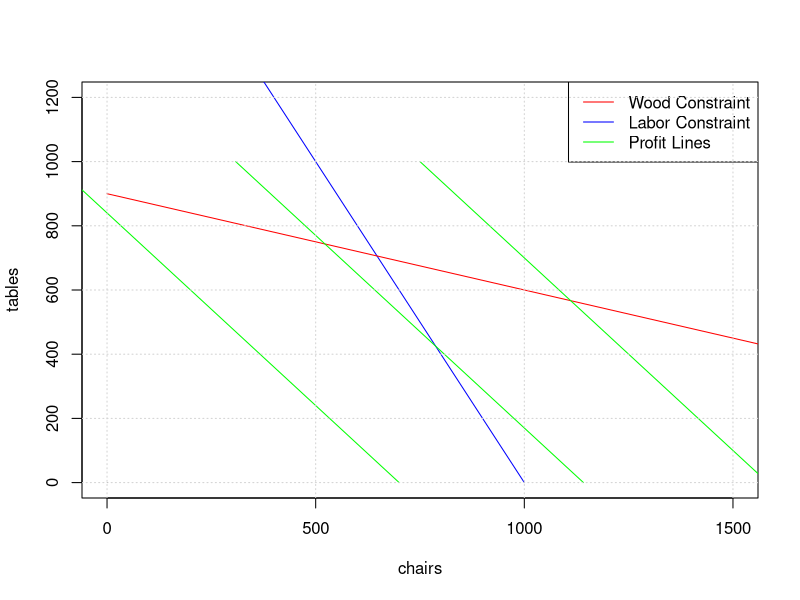

The R script that drew this image:
# Linear Programming: optimization problem

## let
# T be the number of tables, C the number of chairs
#
# constraints
# 2*T + 3*C ≤ 6000    -- labor constraint, 6000 hrs available/wk
# 3*T + 2*C ≤ 9000   -- wood constraint, 9000 ft2 available/wk

#Profit:  $12T + $10C – find values of T and C, within 
#the constraints that maximize profit

#Plot the constraints:

plot(0,0, xlim=c(0,1500), ylim=c(0,1200), pch='.', ylab='tables', xlab='chairs')

#equation for labor constraint
#When T = 0, C = 1000
#When C = 0, T = 2000
# labor constraint: T + 2*C < 2000
lines(c(0,1000),c(2000,0), col='blue', cex=10 )

#equation for wood constraint 
#when T=0, C= 3000, and
#when C=0, T = 900
# wood constraint 10T + 3C < 9000
lines(c(0,3000), c(900, 0), col='red', cex=10)

# profit = 12*T + 10*C

#profit line.. pick a fixed profit, say 8400
profit=8400

for (profit in seq(from=8400, to =19000, length.out=3)) {
  print(profit)
  chairsP=seq(from=0, to=1000, length.out = 20)
  tablesP = (profit-10*chairsP)/12
  
  lines(tablesP, chairsP, col='green')
}
legend('topright', c('Wood Constraint','Labor Constraint', 'Profit Lines'), 
       col=c('red','blue','green'), lty=1)
grid()

##   use lpsolve package

library(lpSolve)
help(package='lpSolve')

#Solve: maximize profit

# Equations:
#   Profit=12*T + 10*c
#  Wood: 10*T + 3*C < 9000
#  Labor: T + 2*C < 2000


# solve our Tables and Chairs:
f.obj = c(12, 10)
f.con = matrix(c(1, 2, 10, 3), nrow=2, byrow=TRUE)
f.dir = c( "<=", "<=")
f.rhs = c(2000, 9000)

TCsolution = lp (direction = "max", f.obj, f.con, f.dir, f.rhs)

print(TCsolution)

# how many T and C?
print(TCsolution$solution)

# add constraint c = 4*T
f.con = matrix(c(1, 2, 10, 3, 1, -4), nrow=3, byrow=TRUE)
f.rhs = c(2000, 9000, 0)
f.dir = c( "<=", "<=", "=")


TCsolution2 = lp (direction = "max", f.obj, f.con, f.dir, f.rhs)
print(TCsolution2)

# how many T and C?
print(TCsolution2$solution)


#------------------------------------------------

#  find a solution to 
#  Minimize cost 6x+5y,
#  subject to:
#    3x + y >= 10, 
#     x + y >= 5, 
#     x     >= 3
